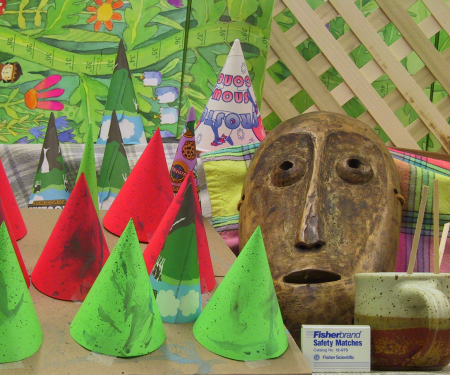
%> input picture cross/IoU/optimization/L.png, 450 x 375 px
$ octave Test20ShapeSimilarWeight2_opti.m   (GNU Octave 9; MATLAB toolbox functions it lacks are replaced by stand-ins)
%> lines starting %> are read from the running program, lines starting %| are printed output that depends on the picture
clc;
% clearvars;
% close all;
% clear all;

L = double(imread('L.png'));
R = double(imread('R.png'));
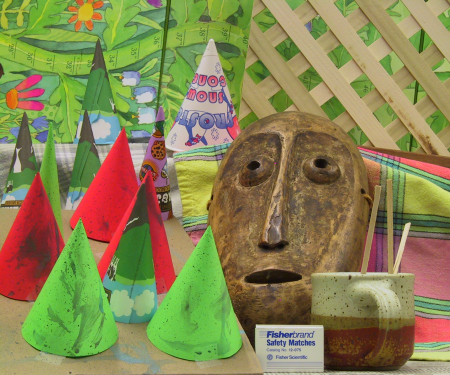
%> input picture cross/IoU/optimization/R.png, 450 x 375 px
dispL = double(imread('dispL.png'))/4;
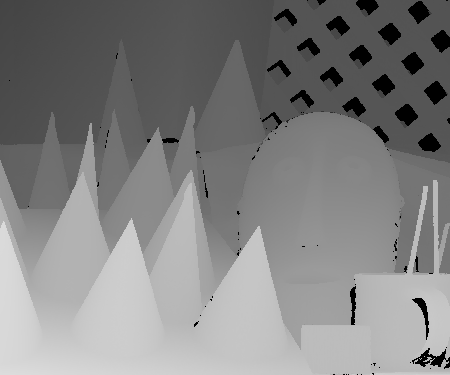
%> input picture cross/IoU/optimization/dispL.png, 450 x 375 px
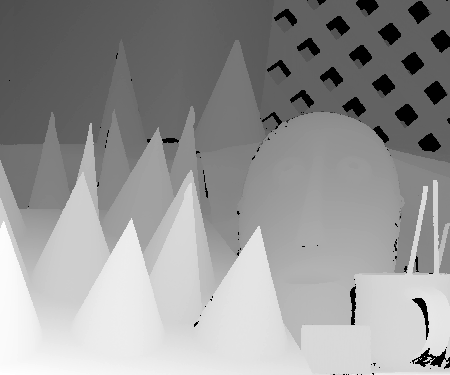
%> dispL: size 375x450 double; min 0, max 55, mean 32.5; drawn with min black and max white
dispR = double(imread('dispR.png'))/4;
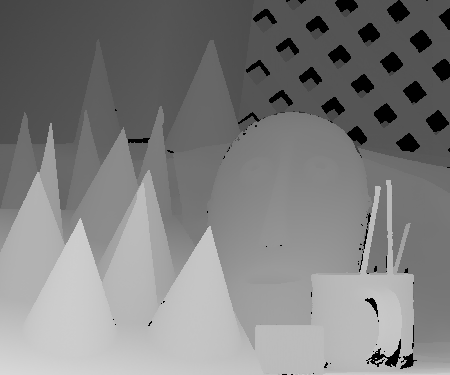
%> input picture cross/IoU/optimization/dispR.png, 450 x 375 px
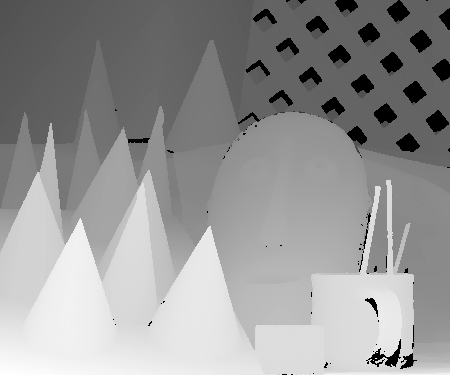
%> dispR: size 375x450 double; min 0, max 54, mean 31.8; drawn with min black and max white

% [19 lines of commented-out code are left out]

temp=size(L);
%> temp = [375 450 3]
height=temp(1,1,1);
%> height = 375
width=temp(1,2,1);
%> width = 450
WINDOW_THRESHOLD=20;
T=60;
Ts=0.9;
T_IoU=0.1;
L_max=1700;

d_max=59;
errorNum=0;
errorNum4=0;
jumpNum=0;
jumpNum1=0;
temp=0;
temp4=0;
ddisp=zeros(height,width,1);
errorDisp = ones(height,width,1)*(63);
errorDisp4 = ones(height,width,1)*(63);
rc=10;

tic
%> (the run ends here)
